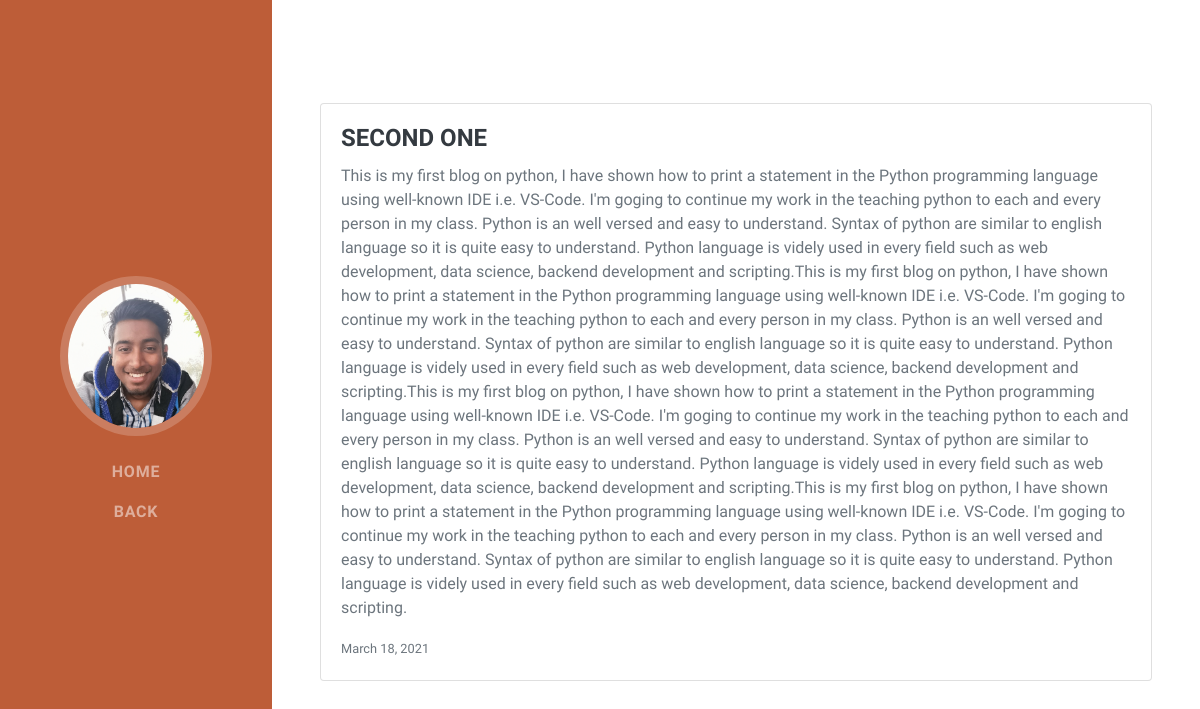
Page /blog/2 on the committed database.
### blog/models.py (models this page shows, shortened)
class Blog(models.Model):
    title = models.CharField(max_length=50)
    description = models.TextField()
    date = models.DateField()

### blog/views.py (the view)
# urls.py: path('<int:blog_id>', views.blog_detail, name='blog_detail'),
def blog_detail(request, blog_id):
    blog = get_object_or_404(Blog,id=blog_id)
    context = {
        'blog':blog
    }
    return render(request,'blog/blog_detail.html',context)

### blog/templates/blog/blog_detail.html (shortened to what this page needs)
<!DOCTYPE html>
{% load static %}
<html lang="en">
    <head>
        <link href="{% static 'css/styles.css' %}" rel="stylesheet" />
    </head>
    <body id="page-top">
        <nav class="navbar navbar-expand-lg navbar-dark bg-primary fixed-top" id="sideNav">
            <a class="navbar-brand js-scroll-trigger" href="#page-top">
                <span class="d-none d-lg-block"><img class="img-fluid img-profile rounded-circle mx-auto mb-2" src="{% static 'assets/img/profile_pic2.jpg' %}" alt="" /></span>
            </a>
            <div class="collapse navbar-collapse" id="navbarSupportedContent">
                <ul class="navbar-nav">
                    <li class="nav-item"><a class="nav-link js-scroll-trigger" href="{% url 'index' %}">Home</a></li>
                    <li class="nav-item"><a class="nav-link js-scroll-trigger" href="{% url 'blog:all_blogs' %}">Back</a></li>
                </ul>
            </div>
        </nav>
            <section class="resume-section" id="projects">
                <div class="resume-section-content">
                    <div class="card mb-3">
                        <div class="card-body">
                          <h4 class="card-title">{{ blog.title }}</h4>
                          <p class="card-text">{{blog.description}}</p>
                          <p class="card-text"><small class="text-muted">{{blog.date}}</small></p>
                        </div>
                      </div>
                </div>
            </section>
    </body>
</html>

### rows in the picture
Blog: title "SECOND ONE", description "This is my first blog on python, I have shown how to print a statement in the Python programming language using well-known IDE i.e. VS-Code. I'm goging to continue my work in the teaching python to each and every person in my class. Python is an well versed and easy to understand. Syntax of python are similar to english language so it is quite easy to understand. Python language is videly used in every field such as web development, data science, backend development and scripting.This is my first blog on python, I have shown how to print a statement in the Python programming language using well-known IDE i.e. VS-Code. I'm goging to continue my work in the teaching python to each and every…", date "March 18, 2021"
